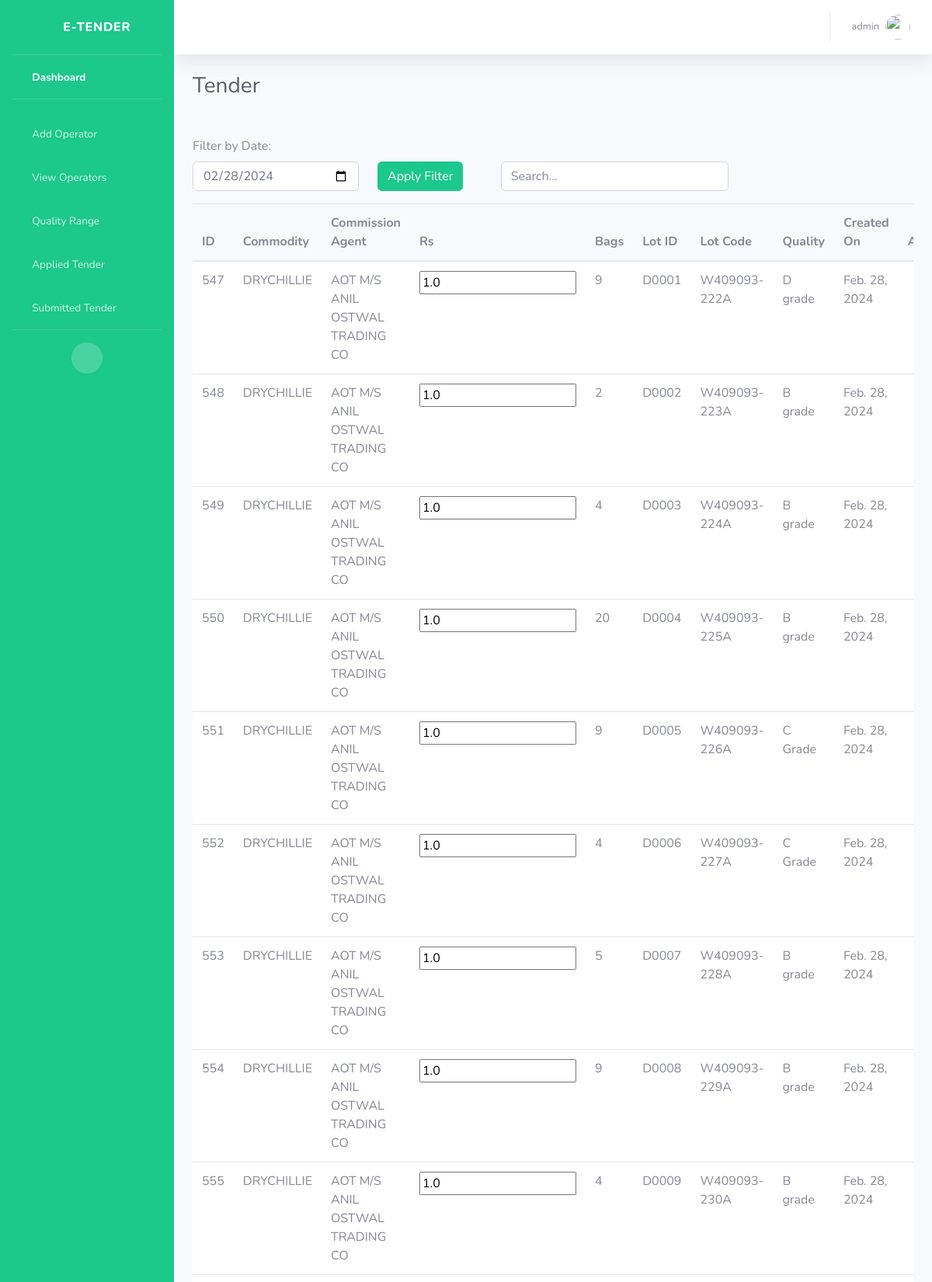
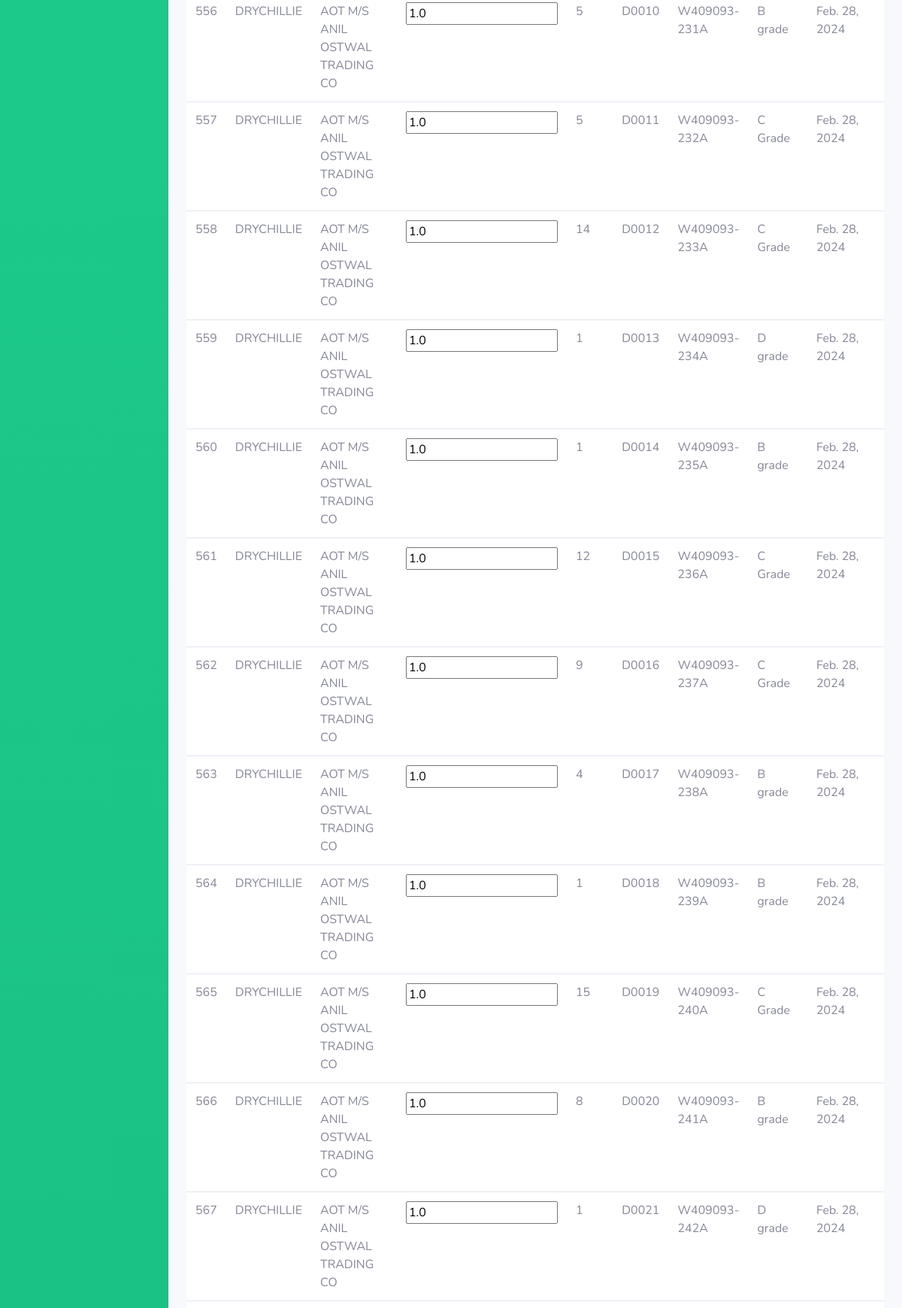
The page /applied_tender (signed in, upper part) on the database its author committed (2 pictures, top to bottom).
### users/models.py (models this page shows)
class NewUser(AbstractUser):
    user_type = models.CharField(max_length=100, default='operator')
    phone_no = models.CharField(max_length=100)
    adhar_no = models.CharField(max_length=30)
    pan_no = models.CharField(max_length=40, null=True)

class APMCTender(models.Model):
    commodity = models.CharField(max_length=300)
    commission_agent = models.CharField(max_length=300)
    lot_id = models.CharField(max_length=100)
    Bags = models.IntegerField()
    lot_code = models.CharField(max_length=300)
    quality = models.CharField(max_length=200)
    rs = models.FloatField()
    operator_id = models.ForeignKey(NewUser, on_delete=models.CASCADE, default=4)
    created_on = models.DateField(default=timezone.now)

### users/views.py (the view)
# urls.py: path('applied_tender', views.applied_tender, name='applied_tender'),
def applied_tender(request):
    if request.user.user_type != 'admin':
        return HttpResponseForbidden()
    latest_date = APMCTender.objects.latest('created_on').created_on if APMCTender.objects.exists() else date.today()
    filter_date = request.GET.get('date')
    if filter_date:
        try:
            filter_date = datetime.strptime(filter_date, '%Y-%m-%d').date()
            obj_list = APMCTender.objects.filter(created_on=filter_date)
        except ValueError:
            obj_list = APMCTender.objects.none()
    else:
        obj_list = APMCTender.objects.filter(created_on=date.today())
        for x in obj_list:
            print(x.lot_code)
    context = {
        'obj_list': obj_list,
        'default_date': date.today().strftime('%Y-%m-%d'),  # Set the default date
    }
    return render(request, 'applied_tender.html', context)

### users/templates/applied_tender.html (shortened to what this page needs)
{% extends 'base.html' %}
{% block content %}
<div class="container-fluid">
                    <div class="d-sm-flex align-items-center justify-content-between mb-4">
                        <h1 class="h3 mb-0 text-gray-800">Tender</h1>
                    </div><br>
                    <form method="GET" action="">
                        <label for="date_filter">Filter by Date:</label>
                        <div class="row gx-3">
                            <div class="col-md-3">
                                <div class="mb-3">
                        <input class="form-control" type="date" id="date_filter" name="date" value="{{ default_date }}" />
                        </div>
                        </div>
                        <div class="col-md-2">
                        <button type="submit" class="btn btn-success">Apply Filter</button>
                    </div>
                    </form>
                    <div class="col-md-4">
                    <input type="text" class="form-control" id="searchInput" placeholder="Search...">
                    </div>
                </div>
<div class="table-responsive">
<table class="table align-middle mb-0 bg-white" id="myTable">
  <thead class="bg-light">
    <tr>
      <th>ID</th>
      <th>Commodity</th>
      <th>Commission Agent</th>
      <th>Rs</th>
      <th>Bags</th>
      <th>Lot ID</th>
      <th>Lot Code</th>
      <th>Quality</th>
      <th>Created On</th>
      <th>Action</th>
    </tr>
  </thead>
  <tbody>
{% for x in obj_list %}
    <tr>
      <td>
        <div class="d-flex align-items-center">
          <div class="ms-3">
            <p class="fw-bold mb-1">{{x.id}}</p>
          </div>
        </div>
      </td>
      <td>{{x.commodity}}</td>
      <td>{{x.commission_agent}}</td>
      <td><input id="rsInput"  type="text" value="{{x.rs}}"></td>
      <td>{{x.Bags}}</td>
      <td>{{x.lot_code}}</td>
        <td class="lot_id_class">{{x.lot_id}}</td>
          <td>{{x.quality}}</td>
          <td>{{x.created_on}}</td>
      <td>
        <button type="button" class="btn btn-link btn-sm btn-rounded update-button">
        </button>
      </td>
    </tr>
    {% endfor %}
  </tbody>
</table>
</div>
</div>
</div>
{% endblock %}

### users/templates/base.html (shortened to what this page needs)
<!DOCTYPE html>
<html lang="en">
<head>
    <link href="/media/assets/vendor/fontawesome-free/css/all.min.css" rel="stylesheet" type="text/css">
    <link href="/media/assets/css/sb-admin-2.min.css" rel="stylesheet">
</head>
<body id="page-top">
    <div id="wrapper">
        <ul class="navbar-nav bg-gradient-success sidebar sidebar-dark accordion" id="accordionSidebar">
            <a class="sidebar-brand d-flex align-items-center justify-content-center" href="/index">
                <div class="sidebar-brand-icon rotate-n-15">
                    <i class="fas fa-calculator"></i>
                </div>
                <div class="sidebar-brand-text mx-3">E-Tender</div>
            </a>
            <hr class="sidebar-divider my-0">
            <li class="nav-item active">
                <a class="nav-link" href="/index">
                    <i class="fas fa-fw fa-tachometer-alt"></i>
                    <span>Dashboard</span></a>
            </li>
            <hr class="sidebar-divider">
            <li class="nav-item">
                <a class="nav-link" href="/add_operator">
                    <i class="fas fa-fw fa-user"></i>
                    <span>Add Operator</span></a>
            </li>
            <li class="nav-item">
                <a class="nav-link" href="/operators_list">
                    <i class="fas fa-fw fa-user"></i>
                    <span>View Operators</span></a>
            </li>
            <li class="nav-item">
                <a class="nav-link" href="/quality_range">
                    <i class="fas fa-fw fa-table"></i>
                    <span>Quality Range</span></a>
            </li>
            <li class="nav-item">
                <a class="nav-link" href="/applied_tender">
                    <i class="fas fa-fw fa-table"></i>
                    <span>Applied Tender</span></a>
            </li>
            <li class="nav-item">
                <a class="nav-link" href="/submitted_tender">
                    <i class="fas fa-fw fa-table"></i>
                    <span>Submitted Tender</span></a>
            </li>
            <hr class="sidebar-divider d-none d-md-block">
            <div class="text-center d-none d-md-inline">
                <button class="rounded-circle border-0" id="sidebarToggle"></button>
            </div>
        </ul>
        <div id="content-wrapper" class="d-flex flex-column">
            <div id="content">
                <nav class="navbar navbar-expand navbar-light bg-white topbar mb-4 static-top shadow">
                    <ul class="navbar-nav ml-auto">
                        <li class="nav-item dropdown no-arrow">
                            <a class="nav-link dropdown-toggle" href="#" id="userDropdown" role="button"
                                data-toggle="dropdown" aria-haspopup="true" aria-expanded="false">
                                <span class="mr-2 d-none d-lg-inline text-gray-600 small">{{user}}</span>
                                <img class="img-profile rounded-circle"
                                    src="/media/assets/img/undraw_profile.svg">
                            </a>
                        </li>
                    </ul>
                </nav>
                {% block content %}
                {% endblock %}
            </body>
            </html>

### rows shown on the page
NewUser: username "admin"
APMCTender: id "547", commodity "DRYCHILLIE", commission_agent "AOT M/S ANIL OSTWAL TRADING CO", rs "1.0", Bags "9", lot_code "D0001", lot_id "W409093-222A", quality "D grade", created_on "Feb. 28, 2024"
APMCTender: id "548", commodity "DRYCHILLIE", commission_agent "AOT M/S ANIL OSTWAL TRADING CO", rs "1.0", Bags "2", lot_code "D0002", lot_id "W409093-223A", quality "B grade", created_on "Feb. 28, 2024"
APMCTender: id "549", commodity "DRYCHILLIE", commission_agent "AOT M/S ANIL OSTWAL TRADING CO", rs "1.0", Bags "4", lot_code "D0003", lot_id "W409093-224A", quality "B grade", created_on "Feb. 28, 2024"
APMCTender: id "550", commodity "DRYCHILLIE", commission_agent "AOT M/S ANIL OSTWAL TRADING CO", rs "1.0", Bags "20", lot_code "D0004", lot_id "W409093-225A", quality "B grade", created_on "Feb. 28, 2024"
APMCTender: id "551", commodity "DRYCHILLIE", commission_agent "AOT M/S ANIL OSTWAL TRADING CO", rs "1.0", Bags "9", lot_code "D0005", lot_id "W409093-226A", quality "C Grade", created_on "Feb. 28, 2024"
APMCTender: id "552", commodity "DRYCHILLIE", commission_agent "AOT M/S ANIL OSTWAL TRADING CO", rs "1.0", Bags "4", lot_code "D0006", lot_id "W409093-227A", quality "C Grade", created_on "Feb. 28, 2024"
APMCTender: id "553", commodity "DRYCHILLIE", commission_agent "AOT M/S ANIL OSTWAL TRADING CO", rs "1.0", Bags "5", lot_code "D0007", lot_id "W409093-228A", quality "B grade", created_on "Feb. 28, 2024"
APMCTender: id "554", commodity "DRYCHILLIE", commission_agent "AOT M/S ANIL OSTWAL TRADING CO", rs "1.0", Bags "9", lot_code "D0008", lot_id "W409093-229A", quality "B grade", created_on "Feb. 28, 2024"
APMCTender: id "555", commodity "DRYCHILLIE", commission_agent "AOT M/S ANIL OSTWAL TRADING CO", rs "1.0", Bags "4", lot_code "D0009", lot_id "W409093-230A", quality "B grade", created_on "Feb. 28, 2024"
APMCTender: id "556", commodity "DRYCHILLIE", commission_agent "AOT M/S ANIL OSTWAL TRADING CO", rs "1.0", Bags "5", lot_code "D0010", lot_id "W409093-231A", quality "B grade", created_on "Feb. 28, 2024"
APMCTender: id "557", commodity "DRYCHILLIE", commission_agent "AOT M/S ANIL OSTWAL TRADING CO", rs "1.0", Bags "5", lot_code "D0011", lot_id "W409093-232A", quality "C Grade", created_on "Feb. 28, 2024"
APMCTender: id "558", commodity "DRYCHILLIE", commission_agent "AOT M/S ANIL OSTWAL TRADING CO", rs "1.0", Bags "14", lot_code "D0012", lot_id "W409093-233A", quality "C Grade", created_on "Feb. 28, 2024"
APMCTender: id "559", commodity "DRYCHILLIE", commission_agent "AOT M/S ANIL OSTWAL TRADING CO", rs "1.0", Bags "1", lot_code "D0013", lot_id "W409093-234A", quality "D grade", created_on "Feb. 28, 2024"
APMCTender: id "560", commodity "DRYCHILLIE", commission_agent "AOT M/S ANIL OSTWAL TRADING CO", rs "1.0", Bags "1", lot_code "D0014", lot_id "W409093-235A", quality "B grade", created_on "Feb. 28, 2024"
APMCTender: id "561", commodity "DRYCHILLIE", commission_agent "AOT M/S ANIL OSTWAL TRADING CO", rs "1.0", Bags "12", lot_code "D0015", lot_id "W409093-236A", quality "C Grade", created_on "Feb. 28, 2024"
APMCTender: id "562", commodity "DRYCHILLIE", commission_agent "AOT M/S ANIL OSTWAL TRADING CO", rs "1.0", Bags "9", lot_code "D0016", lot_id "W409093-237A", quality "C Grade", created_on "Feb. 28, 2024"
APMCTender: id "563", commodity "DRYCHILLIE", commission_agent "AOT M/S ANIL OSTWAL TRADING CO", rs "1.0", Bags "4", lot_code "D0017", lot_id "W409093-238A", quality "B grade", created_on "Feb. 28, 2024"
APMCTender: id "564", commodity "DRYCHILLIE", commission_agent "AOT M/S ANIL OSTWAL TRADING CO", rs "1.0", Bags "1", lot_code "D0018", lot_id "W409093-239A", quality "B grade", created_on "Feb. 28, 2024"
APMCTender: id "565", commodity "DRYCHILLIE", commission_agent "AOT M/S ANIL OSTWAL TRADING CO", rs "1.0", Bags "15", lot_code "D0019", lot_id "W409093-240A", quality "C Grade", created_on "Feb. 28, 2024"
APMCTender: id "566", commodity "DRYCHILLIE", commission_agent "AOT M/S ANIL OSTWAL TRADING CO", rs "1.0", Bags "8", lot_code "D0020", lot_id "W409093-241A", quality "B grade", created_on "Feb. 28, 2024"
APMCTender: id "567", commodity "DRYCHILLIE", commission_agent "AOT M/S ANIL OSTWAL TRADING CO", rs "1.0", Bags "1", lot_code "D0021", lot_id "W409093-242A", quality "D grade", created_on "Feb. 28, 2024"
